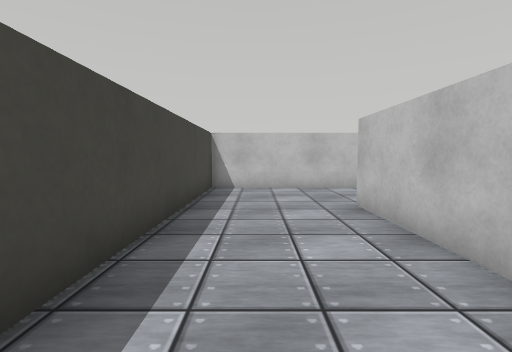
View 1 (above)

13 first-person views from a walk through a world built for the Webots simulator. The camera is 0.57 m above the floor, tilts 4° down and sees 85° across. The floor is counted in squares, 0.5 m on a side. Each view is taken from the middle of a square. On the plan, view 1 faces up. The plan holds only what a view shows up to about 12 squares ahead; the rest is blank. Robots are left out. Simple shapes and patterns stand in for the simulator's stock objects.

View 2
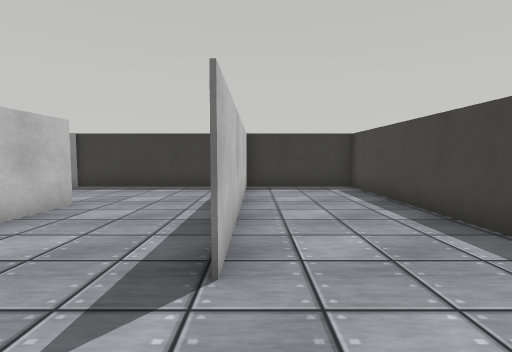

View 3
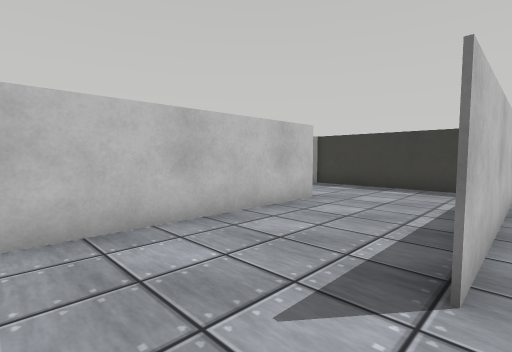

View 4
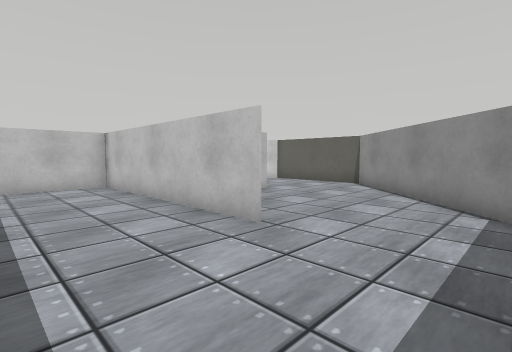

View 5
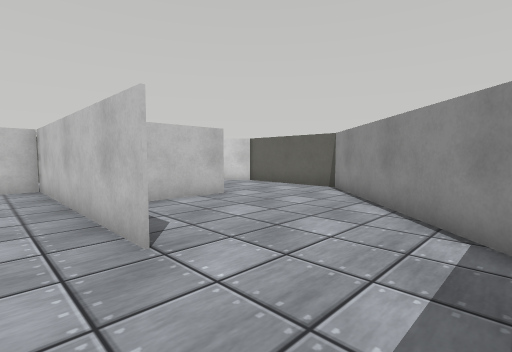

View 6
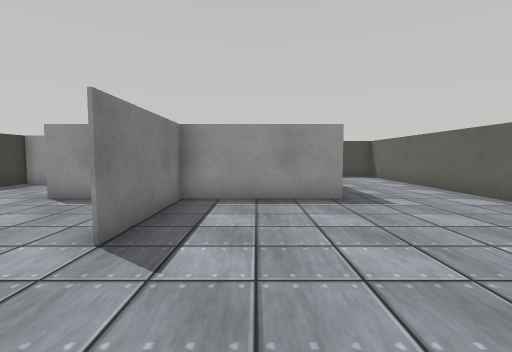

View 7
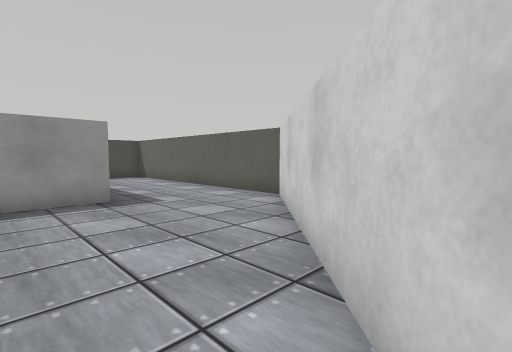

View 8
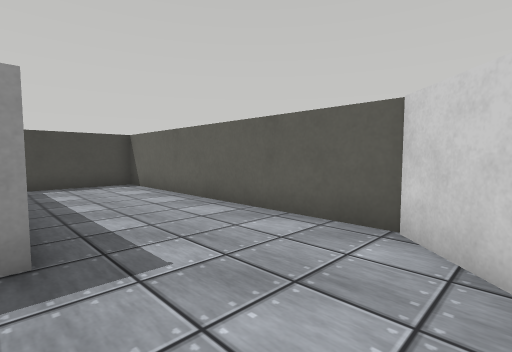

View 9
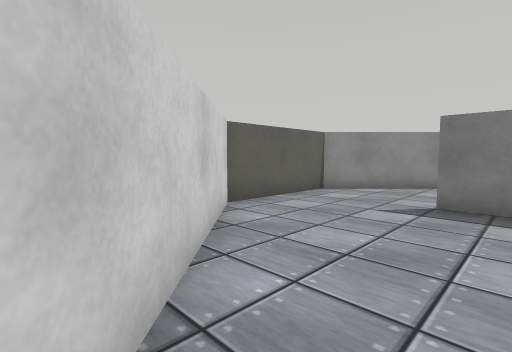

View 10
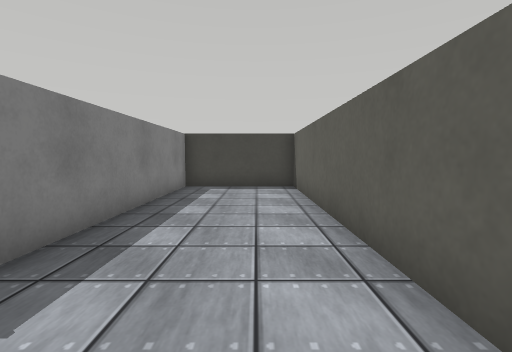

View 11
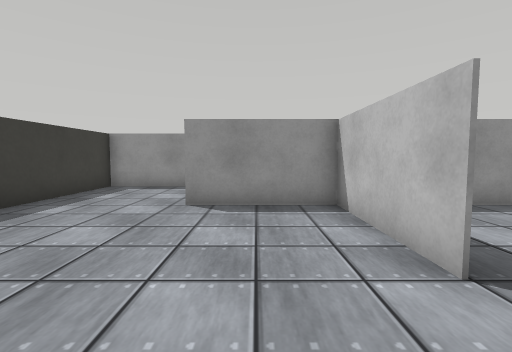

View 12
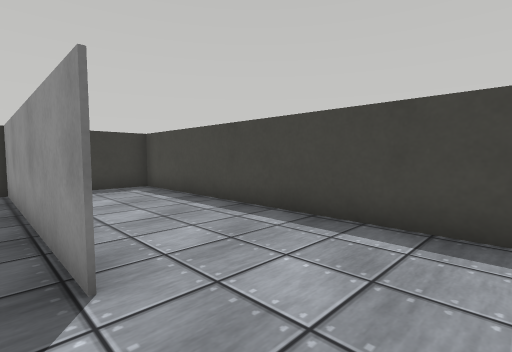

View 13
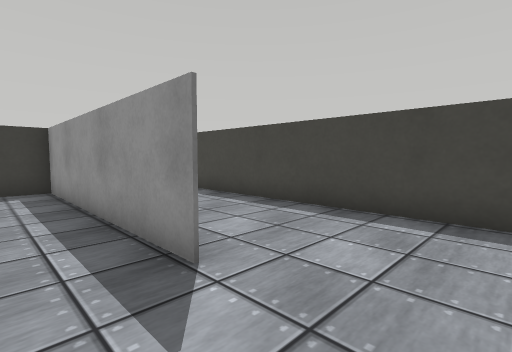

### Floor plan
Points are (right, up) in squares from view 1. A wall is a line through its corners. A room is listed if a view was taken in it or the views show most of it. See-through windows are left out.
Room 1 (views 1, 2, 3, 4, 5, 6, 7, 8, 9, 10, 11, 12, 13)
walls: (6.4, 6) (10.5, 6); (6.4, 2.2) (6.4, 10.2) (-1.6, 10.2); (10.5, 5.9) (6.4, 5.9); (-1.6, 10.3) (6.5, 10.3) (6.5, 2.2); (8.5, 14.4) (-1.6, 14.4) (-1.6, -1.6) (8.6, -1.6) (14.4, 4.2) (14.4, 8.6) (8.5, 14.4); (2.4, -1.1) (2.4, 6.5) (2.4, -1.6)

Where each view was taken, in squares from view 1:
view 1: 0 up, 0 right, facing up
view 2: 9 up, 2 right, facing down
view 3: 9 up, 2 right, facing down-right
view 4: 1 down, 3 right, facing up-right
view 5: 1 down, 5 right, facing up-right
view 6: 8 up, 14 right, facing left
view 7: 8 up, 14 right, facing up-left
view 8: 10 up, 10 right, facing up-left
view 9: 13 up, 9 right, facing down-right
view 10: 13 up, 9 right, facing left
view 11: 4 up, 13 right, facing left
view 12: 9 up, 3 right, facing down-left
view 13: 9 up, 4 right, facing down-left
